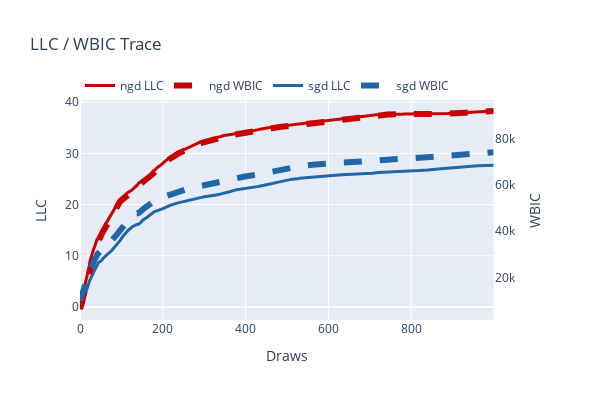

Write notebook code for a chart like this one.
### Code cell
# Check the LLC chains / WBIC chains converged for each model

rlct_converge_plots = {}
for title in models.keys():
    rlct_converge_plot = make_subplots(specs=[[{"secondary_y" : True}]])
    for optim in optimizers:
        color = color_cycle[color_index % len(color_cycle)]
        color_index += 1
        if wbic_histories[title][optim][-1] is not None and llc_histories[title][optim][-1] is not None:
            rlct_converge_plot.add_trace(go.Scatter(
                y=np.mean(llc_histories[title][optim][-1]["llc/moving_avg"],axis=0),
                name=f"{optim} LLC",
                line=dict(color=color, width=3)
            ), secondary_y=False)
            rlct_converge_plot.add_trace(go.Scatter(
                y=wbic_histories[title][optim][-1]["wbic/means"],
                name=f"{optim} WBIC",
                line=dict(color=color, dash="dash", width=6)
            ), secondary_y=True)
    rlct_converge_plot.update_layout(
        title=f"LLC / WBIC Trace",
        xaxis_title="Draws",
        yaxis=dict(
            range=[0,None]
        ),
        width=600,
        height=400,
        legend=dict(
            x=0,
            y=1,
            xanchor='left',
            yanchor='bottom',
            orientation='h',
        ),
    )
    rlct_converge_plot.update_yaxes(title="LLC", secondary_y=False)
    rlct_converge_plot.update_yaxes(title="WBIC",
                                    secondary_y=True,
                                    showgrid=False)
    rlct_converge_plots[title] = rlct_converge_plot
    rlct_converge_plot.show()

### Figure 1 — Plotly figure (JSON) as saved in the notebook; plotly's stock layout.template omitted (floating-point values rounded to 4 significant figures; data arrays with more than 128 entries replaced by an {"elided": "..."} marker saying what was removed)
{"data": [{"line": {"color": "rgb(200, 0, 0)", "width": 3}, "name": "ngd LLC", "type": "scatter", "xaxis": "x", "y": {"elided": "1000 float values"}, "yaxis": "y"}, {"line": {"color": "rgb(200, 0, 0)", "dash": "dash", "width": 6}, "name": "ngd WBIC", "type": "scatter", "xaxis": "x", "y": {"elided": "1000 float values"}, "yaxis": "y2"}, {"line": {"color": "rgb(32, 102, 168)", "width": 3}, "name": "sgd LLC", "type": "scatter", "xaxis": "x", "y": {"elided": "1000 float values"}, "yaxis": "y"}, {"line": {"color": "rgb(32, 102, 168)", "dash": "dash", "width": 6}, "name": "sgd WBIC", "type": "scatter", "xaxis": "x", "y": {"elided": "1000 float values"}, "yaxis": "y2"}], "layout": {"height": 400, "legend": {"orientation": "h", "x": 0, "xanchor": "left", "y": 1, "yanchor": "bottom"}, "title": {"text": "LLC / WBIC Trace"}, "width": 600, "xaxis": {"anchor": "y", "domain": [0, 0.94], "title": {"text": "Draws"}}, "yaxis": {"anchor": "x", "domain": [0, 1], "range": [0, null], "title": {"text": "LLC"}}, "yaxis2": {"anchor": "x", "overlaying": "y", "showgrid": false, "side": "right", "title": {"text": "WBIC"}}}}
